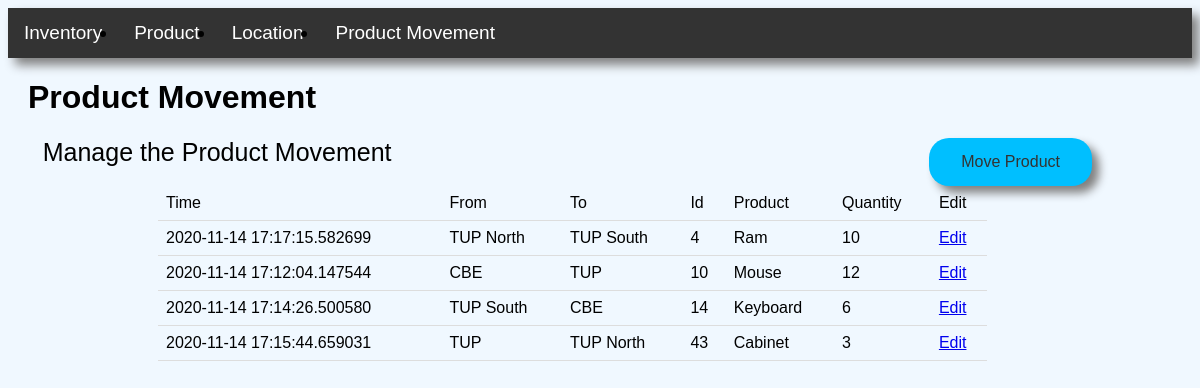
Screenshot of /productmovement with the database file from the repository.
### web.py (models this page shows)
class productmovement_tbl(db.Model):
    mid = db.Column(db.Integer, primary_key=True)
    mtime = db.Column(db.DateTime, default=datetime.now)
    mfrom = db.Column(db.Text, nullable=False)
    mto = db.Column(db.Text, nullable=False)
    mprod = db.Column(db.String(50), nullable=False)
    mqty = db.Column(db.Integer, nullable=False)

### web.py (the view)
@app.route('/productmovement',methods=['GET','POST'])
def productmovement():
    if rq.method == 'POST':
        new_movement = productmovement_tbl(mid= rq.form['mpid'],mfrom= rq.form['mfrom'], mto=rq.form['mto'], mprod=rq.form['mproduct'], mqty=rq.form['mqty'])
        db.session.add(new_movement)
        db.session.commit()
        return redirect('/productmovement')
    else:return rt("Product Movement.html", products = productmovement_tbl.query.all())

### templates/Product Movement.html (shortened to what this page needs)
{% extends 'base.html' %}
{% block body %}
<h1 style="margin-left:20px">Product Movement</h1>
    <label>&nbsp&nbsp&nbsp&nbsp&nbspManage the Product Movement</label>
<button class="button" id="Button">Move Product</button><br>
<table>
  <tr>
    <td>Time</td>
    <td>From</td>
    <td>To</td>
    <td>Id</td>
    <td>Product</td>
    <td>Quantity</td>
    <td>Edit</td>
  </tr>
  {% for content in products%}
    <tr>
    <td>{{content.mtime}}</td>
    <td>{{content.mfrom}}</td>
    <td>{{content.mto}}</td>
    <td>{{content.mid}}</td>
    <td>{{content.mprod}}</td>
      <td>{{content.mqty}}</td>
      <td><a href="#">Edit</a></td>
  </tr>
    {% endfor %}
</table>
{% endblock %}

### rows the page displays
productmovement_tbl: mtime "2020-11-14 17:17:15.582699", mfrom "TUP North", mto "TUP South", mid "4", mprod "Ram", mqty "10"
productmovement_tbl: mtime "2020-11-14 17:12:04.147544", mfrom "CBE", mto "TUP", mid "10", mprod "Mouse", mqty "12"
productmovement_tbl: mtime "2020-11-14 17:14:26.500580", mfrom "TUP South", mto "CBE", mid "14", mprod "Keyboard", mqty "6"
productmovement_tbl: mtime "2020-11-14 17:15:44.659031", mfrom "TUP", mto "TUP North", mid "43", mprod "Cabinet", mqty "3"
